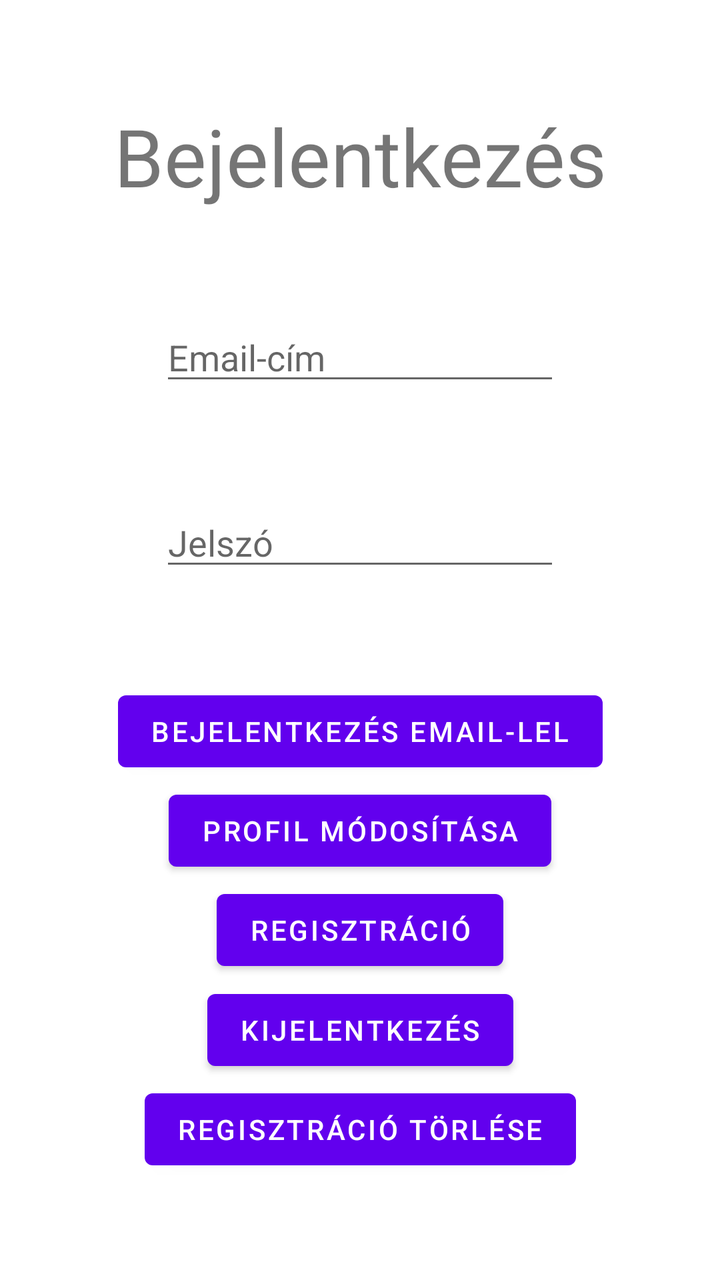
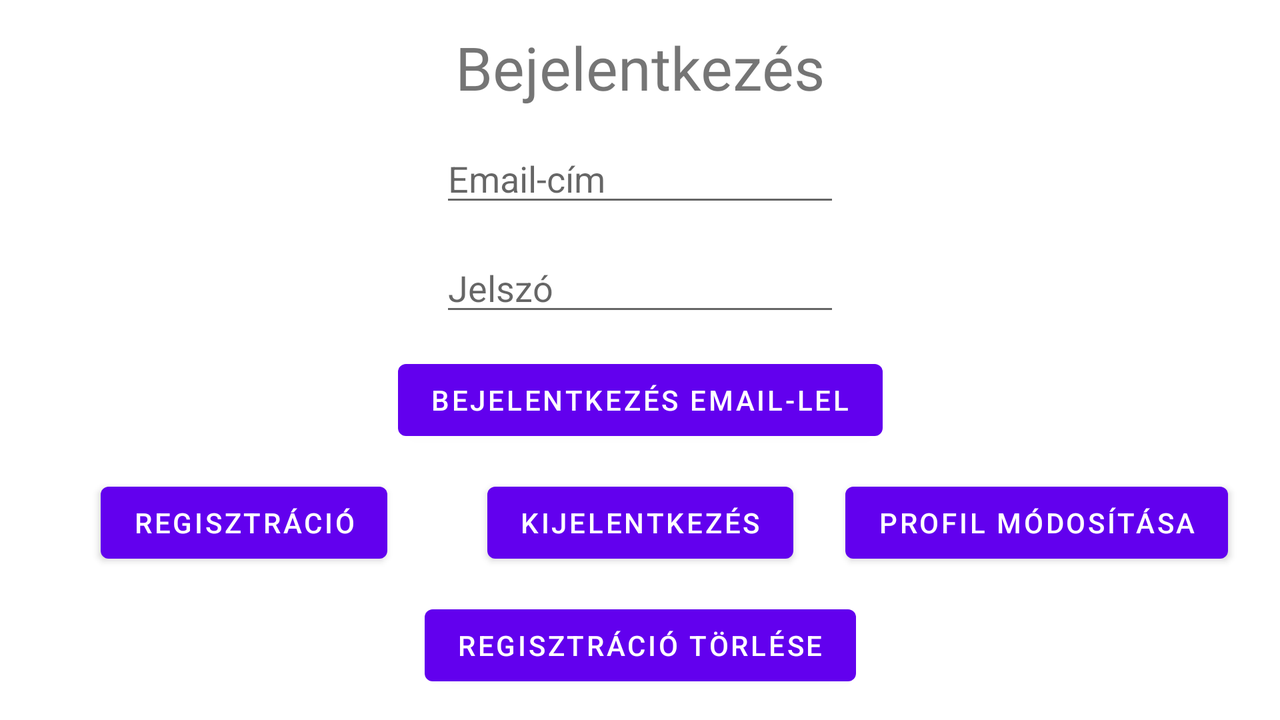

The same Android screen from two of the app's own layout files: first res/layout/ as a phone draws it, then the repository's variant for another configuration, drawn on a device whose configuration selects that folder. Both files follow.
<!-- AndroidManifest.xml: application theme Theme.Whacamole -->
<!-- res/layout/activity_login.xml -->
<?xml version="1.0" encoding="utf-8"?>
<androidx.constraintlayout.widget.ConstraintLayout xmlns:android="http://schemas.android.com/apk/res/android"
    xmlns:app="http://schemas.android.com/apk/res-auto"
    xmlns:tools="http://schemas.android.com/tools"
    android:layout_width="match_parent"
    android:layout_height="match_parent"
    tools:context=".LoginActivity" >

    <TextView
        android:id="@+id/loginText"
        android:layout_width="wrap_content"
        android:layout_height="wrap_content"
        android:fontFamily="@font/hearth_blues"
        android:text="@string/simple_login_text"
        android:textSize="40dp"
        app:layout_constraintBottom_toTopOf="@+id/emailAddressLogin"
        app:layout_constraintEnd_toEndOf="parent"
        app:layout_constraintStart_toStartOf="parent"
        app:layout_constraintTop_toTopOf="parent" />

    <EditText
        android:id="@+id/emailAddressLogin"
        android:layout_width="200dp"
        android:layout_height="wrap_content"
        android:hint="@string/email_address"
        android:inputType="textEmailAddress"
        app:layout_constraintBottom_toTopOf="@+id/passwordLogin"
        app:layout_constraintEnd_toEndOf="parent"
        app:layout_constraintStart_toStartOf="parent"
        app:layout_constraintTop_toBottomOf="@+id/loginText" />

    <EditText
        android:id="@+id/passwordLogin"
        android:layout_width="200dp"
        android:layout_height="wrap_content"
        android:hint="@string/password"
        android:inputType="textPassword"
        app:layout_constraintBottom_toTopOf="@+id/loginButton"
        app:layout_constraintEnd_toEndOf="parent"
        app:layout_constraintStart_toStartOf="parent"
        app:layout_constraintTop_toBottomOf="@+id/emailAddressLogin" />

    <Button
        android:id="@+id/loginButton"
        android:layout_width="wrap_content"
        android:layout_height="wrap_content"
        android:text="@string/login_w_email"
        app:layout_constraintBottom_toTopOf="@id/openRegisterForm"
        app:layout_constraintEnd_toEndOf="parent"
        app:layout_constraintStart_toStartOf="parent"
        app:layout_constraintTop_toBottomOf="@id/passwordLogin" />

    <Button
        android:id="@+id/updateUser"
        android:layout_width="wrap_content"
        android:layout_height="wrap_content"
        android:text="@string/edit_profile"
        app:layout_constraintBottom_toTopOf="@id/openRegisterForm"
        app:layout_constraintEnd_toEndOf="parent"
        app:layout_constraintStart_toStartOf="parent"
        app:layout_constraintTop_toBottomOf="@id/loginButton" />

    <Button
        android:id="@+id/openRegisterForm"
        android:layout_width="wrap_content"
        android:layout_height="wrap_content"
        android:text="@string/registration"
        app:layout_constraintBottom_toTopOf="@id/deleteRegistrationButton"
        app:layout_constraintEnd_toEndOf="parent"
        app:layout_constraintStart_toStartOf="parent"
        app:layout_constraintTop_toBottomOf="@id/loginButton" />

    <Button
        android:id="@+id/logoutButton"
        android:layout_width="wrap_content"
        android:layout_height="wrap_content"
        android:text="@string/logout"
        app:layout_constraintBottom_toTopOf="@id/deleteRegistrationButton"
        app:layout_constraintEnd_toEndOf="parent"
        app:layout_constraintStart_toStartOf="parent"
        app:layout_constraintTop_toBottomOf="@id/openRegisterForm" />

    <Button
        android:id="@+id/deleteRegistrationButton"
        android:layout_width="wrap_content"
        android:layout_height="wrap_content"
        android:text="@string/delete_registration"
        app:layout_constraintBottom_toBottomOf="parent"
        app:layout_constraintEnd_toEndOf="parent"
        app:layout_constraintStart_toStartOf="parent"
        app:layout_constraintTop_toBottomOf="@id/openRegisterForm" />

</androidx.constraintlayout.widget.ConstraintLayout>
<!-- resources referenced by this layout -->
<resources>
  <string name="delete_registration">Regisztráció törlése</string>
  <string name="edit_profile">profil módosítása</string>
  <string name="email_address">Email-cím</string>
  <string name="login_w_email">Bejelentkezés email-lel</string>
  <string name="logout">kijelentkezés</string>
  <string name="password">Jelszó</string>
  <string name="registration">Regisztráció</string>
  <string name="simple_login_text">Bejelentkezés</string>
  <style name="Theme.Whacamole" parent="Theme.MaterialComponents.DayNight.NoActionBar">
          
          <item name="colorPrimary">@color/purple_500</item>
          <item name="colorPrimaryVariant">@color/purple_700</item>
          <item name="colorOnPrimary">@color/white</item>
          
          <item name="colorSecondary">@color/teal_200</item>
          <item name="colorSecondaryVariant">@color/teal_700</item>
          <item name="colorOnSecondary">@color/black</item>
          
          <item name="android:statusBarColor" tools:targetApi="l">?attr/colorPrimaryVariant</item>
          
      </style>
  <color name="purple_500">#FF6200EE</color>
  <color name="purple_700">#FF3700B3</color>
  <color name="white">#FFFFFFFF</color>
  <color name="teal_200">#FF03DAC5</color>
  <color name="teal_700">#FF018786</color>
  <color name="black">#FF000000</color>
</resources>
<!-- res/layout-land/activity_login.xml (the repository's variant of the layout above) -->
<!-- drawn on the phone turned sideways -->
<?xml version="1.0" encoding="utf-8"?>
<androidx.constraintlayout.widget.ConstraintLayout xmlns:android="http://schemas.android.com/apk/res/android"
    xmlns:app="http://schemas.android.com/apk/res-auto"
    xmlns:tools="http://schemas.android.com/tools"
    android:layout_width="match_parent"
    android:layout_height="match_parent"
    tools:context=".LoginActivity">

    <TextView
        android:id="@+id/loginText"
        android:layout_width="wrap_content"
        android:layout_height="wrap_content"
        android:fontFamily="@font/hearth_blues"
        android:text="@string/simple_login_text"
        android:textSize="30dp"
        app:layout_constraintBottom_toTopOf="@+id/emailAddressLogin"
        app:layout_constraintEnd_toEndOf="parent"
        app:layout_constraintStart_toStartOf="parent"
        app:layout_constraintTop_toTopOf="parent" />

    <EditText
        android:id="@+id/emailAddressLogin"
        android:layout_width="200dp"
        android:layout_height="wrap_content"
        android:hint="@string/email_address"
        android:inputType="textEmailAddress"
        app:layout_constraintBottom_toTopOf="@+id/passwordLogin"
        app:layout_constraintEnd_toEndOf="parent"
        app:layout_constraintStart_toStartOf="parent"
        app:layout_constraintTop_toBottomOf="@+id/loginText" />

    <EditText
        android:id="@+id/passwordLogin"
        android:layout_width="200dp"
        android:layout_height="wrap_content"
        android:hint="@string/password"
        android:inputType="textPassword"
        app:layout_constraintBottom_toTopOf="@+id/loginButton"
        app:layout_constraintEnd_toEndOf="parent"
        app:layout_constraintStart_toStartOf="parent"
        app:layout_constraintTop_toBottomOf="@+id/emailAddressLogin" />

    <Button
        android:id="@+id/loginButton"
        android:layout_width="wrap_content"
        android:layout_height="wrap_content"
        android:text="@string/login_w_email"
        app:layout_constraintBottom_toTopOf="@id/logoutButton"
        app:layout_constraintEnd_toEndOf="parent"
        app:layout_constraintStart_toStartOf="parent"
        app:layout_constraintTop_toBottomOf="@id/passwordLogin" />

    <Button
        android:id="@+id/updateUser"
        android:layout_width="wrap_content"
        android:layout_height="wrap_content"
        android:text="@string/edit_profile"
        app:layout_constraintBottom_toTopOf="@id/deleteRegistrationButton"
        app:layout_constraintEnd_toEndOf="parent"
        app:layout_constraintStart_toEndOf="@id/logoutButton"
        app:layout_constraintTop_toBottomOf="@id/loginButton" />

    <Button
        android:id="@+id/openRegisterForm"
        android:layout_width="wrap_content"
        android:layout_height="wrap_content"
        android:text="@string/registration"
        app:layout_constraintBottom_toTopOf="@id/deleteRegistrationButton"
        app:layout_constraintEnd_toStartOf="@id/logoutButton"
        app:layout_constraintStart_toStartOf="parent"
        app:layout_constraintTop_toBottomOf="@id/loginButton" />

    <Button
        android:id="@+id/logoutButton"
        android:layout_width="wrap_content"
        android:layout_height="wrap_content"
        android:text="@string/logout"
        app:layout_constraintBottom_toTopOf="@id/deleteRegistrationButton"
        app:layout_constraintEnd_toEndOf="parent"
        app:layout_constraintStart_toStartOf="parent"
        app:layout_constraintTop_toBottomOf="@id/loginButton" />

    <Button
        android:id="@+id/deleteRegistrationButton"
        android:layout_width="wrap_content"
        android:layout_height="wrap_content"
        android:text="@string/delete_registration"
        app:layout_constraintBottom_toBottomOf="parent"
        app:layout_constraintEnd_toEndOf="parent"
        app:layout_constraintStart_toStartOf="parent"
        app:layout_constraintTop_toBottomOf="@id/logoutButton" />

</androidx.constraintlayout.widget.ConstraintLayout>
